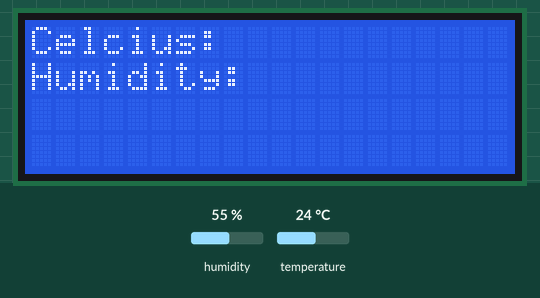
This sketch was run on a simulated Arduino Uno, built with avr-gcc and run on an emulated ATmega328P. On the bench: 20×4 character LCD. Inputs (shaded band) come from the test bench; at power-on: humidity 55 %, temperature 24 °C. What the sketch prints to the serial monitor is not drawn.

Above: at 2.7 s.
2.8 s: humidity set to 22 %
At 7.3 s:
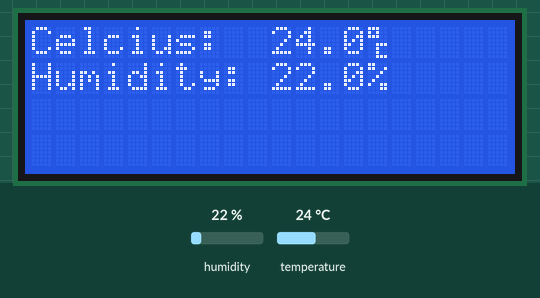
7.5 s: temperature set to 12 °C
At 11.7 s:
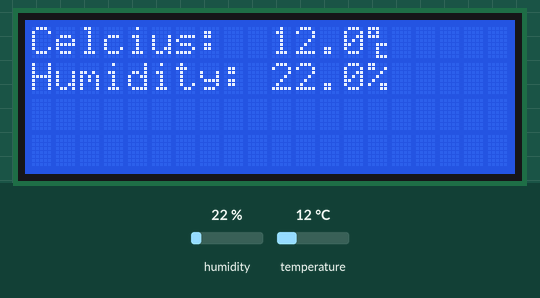
12.2 s: humidity set to 40 %
At 14.5 s:
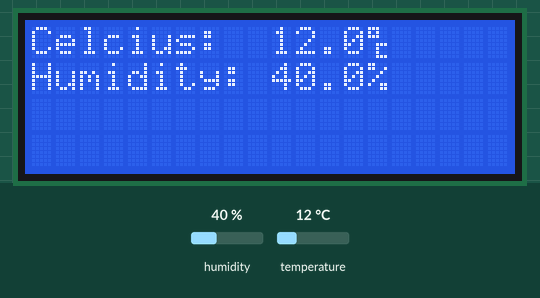
16.9 s: temperature set to 19 °C
At 23.13 s:
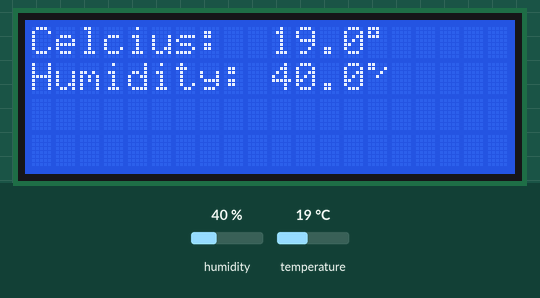
Timing chart, 0 to 23.2 s (numbered marks = the images above; inputs shaded):
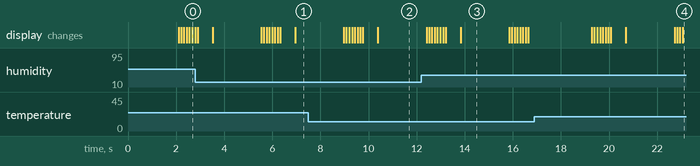

Measured:
- what the display in image 3 shows lasts 2.0 s, from 13.8 s to 15.8 s

The sketch:

DHT_Tester.ino
```cpp
#include "DHT.h"

#define DHTPIN 2
#define DHTTYPE DHT22
DHT dht(DHTPIN, DHTTYPE);

#include "LiquidCrystal_I2C.h"
LiquidCrystal_I2C lcd(0x27, 20, 4);

uint8_t deg[8] = {
  0b11100,
  0b10100,
  0b11100,
  0b00000,
  0b00111,
  0b00100,
  0b00100,
  0b00111,
};

uint8_t percent[8] = {
  0b11000,
  0b11001,
  0b00010,
  0b00100,
  0b01000,
  0b10011,
  0b00011,
  0b00000,
};

void setup() {
  Serial.begin(9600);
  Serial.println(F("DHTxx test!"));
  dht.begin();

  lcd.init();
  lcd.backlight();
  lcd.setCursor(0, 0);
  lcd.print("Celcius:");
  lcd.setCursor(0, 1);
  lcd.print("Humidity:");
}

void loop() {
  delay(2000);

  float h = dht.readHumidity();
  float t = dht.readTemperature();
  float f = dht.readTemperature(true);

  float hif = dht.computeHeatIndex(f, h);
  float hic = dht.computeHeatIndex(t, h, false);

  uint8_t deg2[8] = {0};
  uint8_t percent2[8] = {0};
  for (int i = 0; i < 8; i++) {
    deg2[i] = deg[i];
    lcd.createChar(3, deg2);
    percent2[i] = percent[i];
    lcd.createChar(4, percent2);
    delay(100);
  }

  delay(500);

  lcd.setCursor(10, 0);
  lcd.print(t);
  lcd.setCursor(14, 0);
  lcd.print("\x03");

  lcd.setCursor(10, 1);
  lcd.print(h);
  lcd.setCursor(14, 1);
  lcd.print("\x04");
}
```
